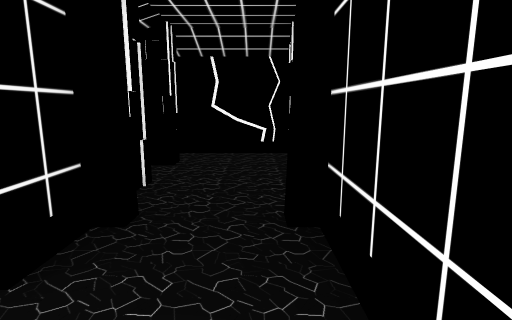
View 1 (above)

20 first-person views from a walk through a scene from a Unity 3-D project. The camera is 1.2 m above the floor, tilts 10° down and sees 80° across. The floor is counted in squares, 1 m on a side. Each view is taken from the middle of a square. On the plan, view 1 faces up. The plan holds only what a view shows up to about 13 squares ahead; the rest is blank. The place goes on beyond the plan. The player is left out.

View 2
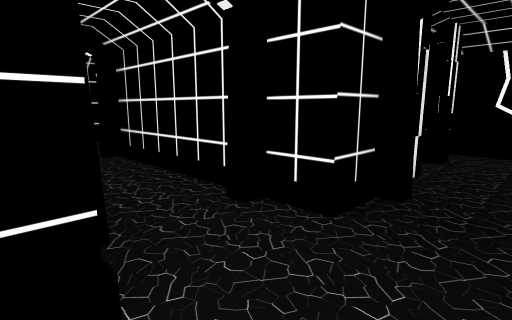

View 3
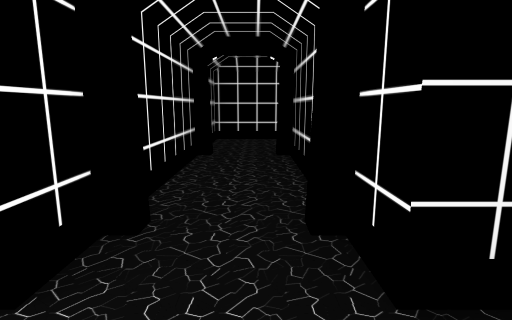

View 4
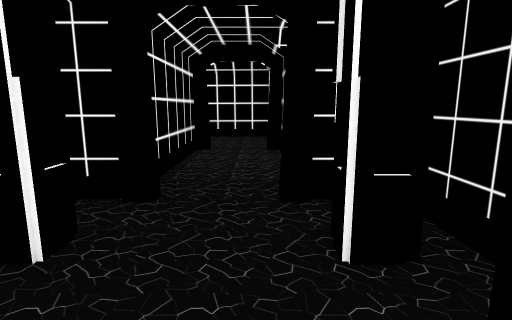

View 5
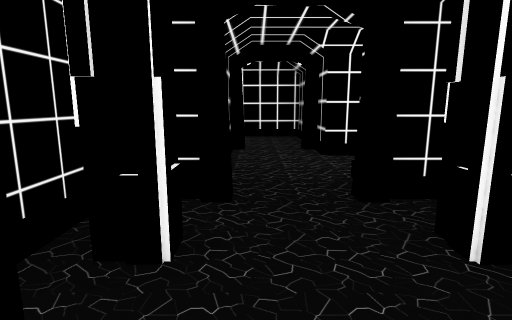

View 6
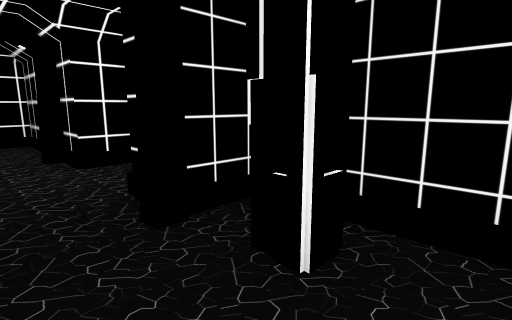

View 7
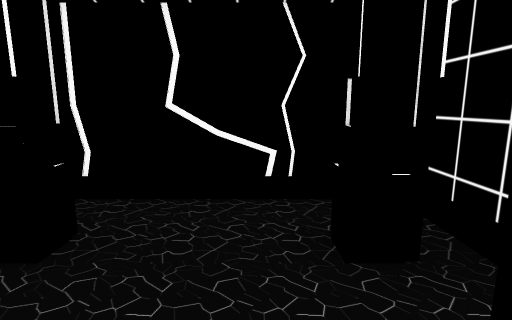

View 8
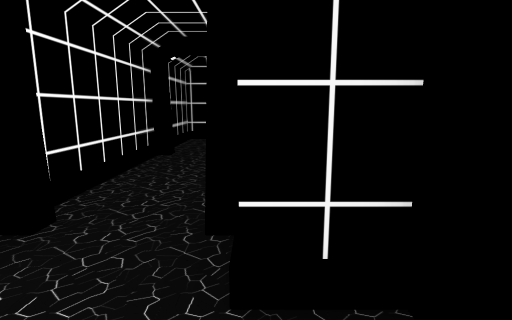

View 9
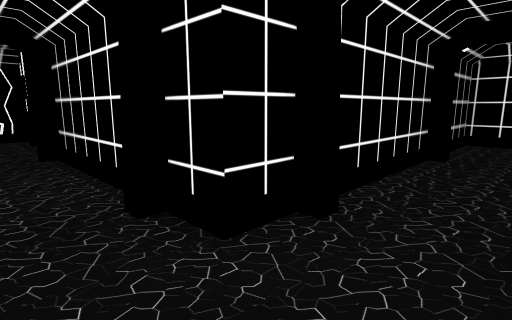

View 10
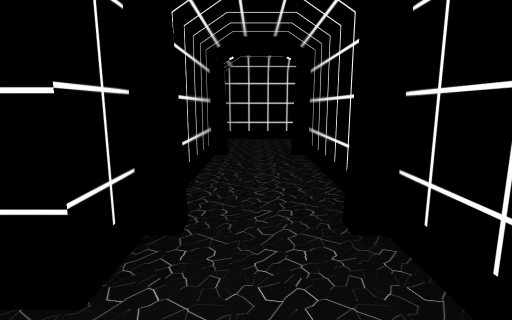

View 11
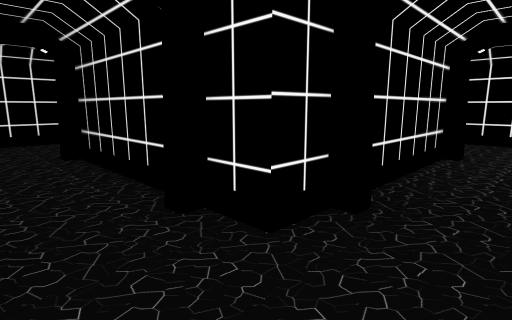

View 12
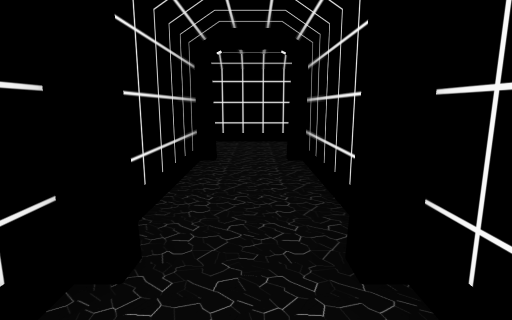

View 13
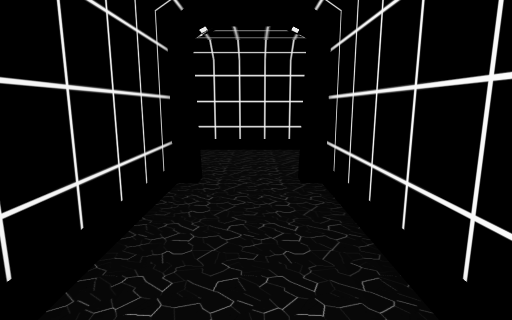

View 14
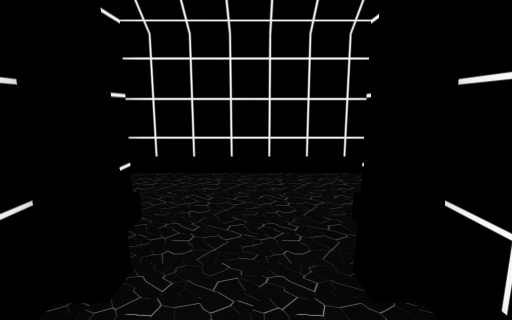

View 15
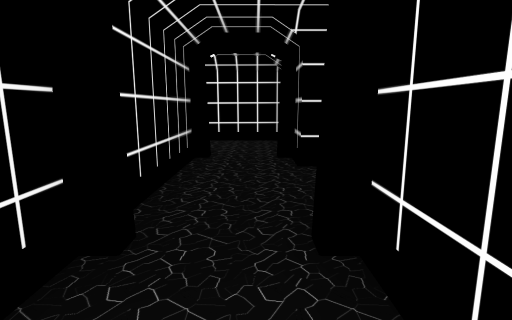

View 16
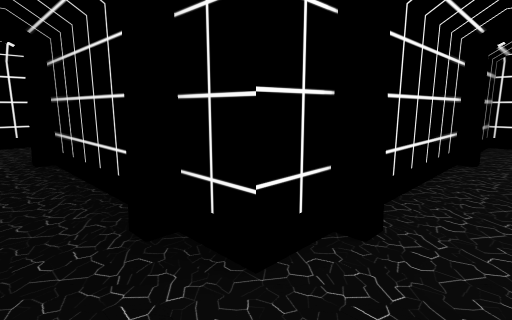

View 17
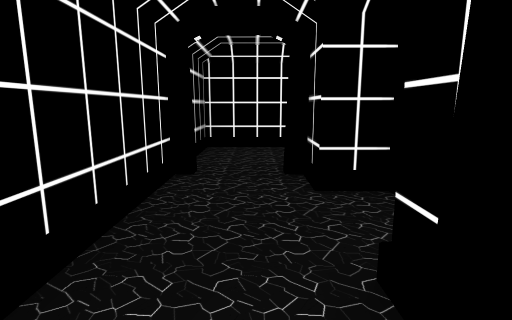

View 18
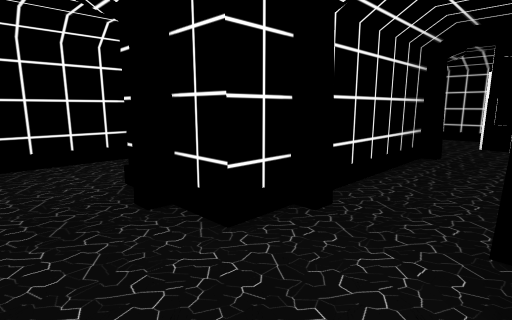

View 19
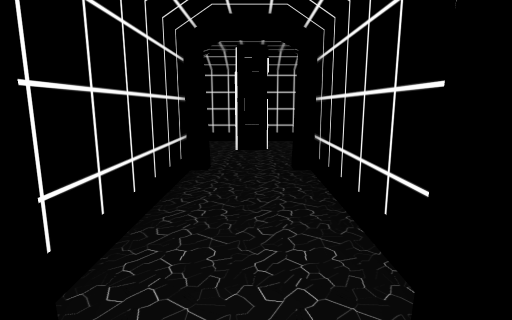

View 20
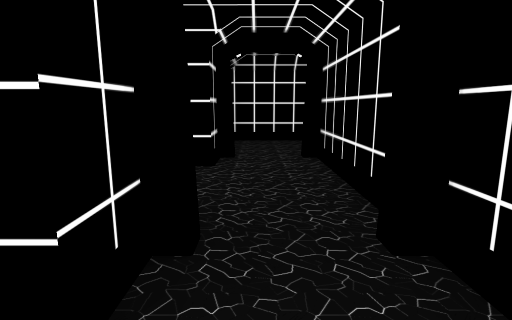

### Floor plan
Ten units are one square. View 1 is at (0, 0); x grows to the right and y downward. Boxes are objects, and circles mark ways between rooms. Rooms are numbered by the first view taken in them; rooms with no view inside come last. Other rooms are left out.
<svg viewBox="-166 -216 241 274">
<path fill="none" stroke="#000" d="M-28 5 -17 5 -17 16M-30 -19 -75 -19M-75 5 -35 5M-17 -31 -17 -19 -27 -19M-17 36 -17 53 17 53M-79 -19 -89 -19 -89 -30M18 29 7 29 7 -31M-113 -30 -113 5 -90 5M-29 -59 -29 -36M6 -79 -13 -79M7 -31 15 -31M-29 -31 -17 -31M19 -36 19 -74M1 -80 -5 -78M-113 -78 -113 -40M-89 -39 -89 -78M-79 -115 -134 -115M-65 -126 -65 -115 -76 -115M-68 -91 -41 -91 -41 -117M-89 -86 -89 -91 -79 -91M-41 -129 -41 -139 -36 -139M-141 -91 -126 -91M-30 -163 -41 -163 -41 -174M-41 -176 -41 -187M-161 -118 -161 -109M-31 -211 -65 -211 -65 -129M31 53 65 53M65 29 26 29M-22 -139 18 -139M18 -163 -24 -163"/>
<rect x="-25" y="-55" width="10" height="20" fill="#bbb"><title>pillar</title></rect>
<rect x="-25" y="-75" width="10" height="20" fill="#bbb"><title>pillar</title></rect>
<rect x="5" y="-55" width="10" height="20" fill="#bbb"><title>pillar</title></rect>
<rect x="5" y="-75" width="10" height="20" fill="#bbb"><title>pillar</title></rect>
<circle cx="-5" cy="-25" r="3" fill="#2a7"/>
<circle cx="-100" cy="-30" r="3" fill="#2a7"/>
<circle cx="20" cy="40" r="3" fill="#2a7"/>
<circle cx="-100" cy="-80" r="3" fill="#2a7"/>
<circle cx="-40" cy="-150" r="3" fill="#2a7"/>
<text x="-40" y="0">1</text>
<text x="-10" y="-60">2</text>
<text x="-100" y="-60">3</text>
<text x="-80" y="-110">4</text>
<text x="40" y="40">5</text>
<text x="-10" y="-150">6</text>
</svg>
Room 1 opens to room 2. Room 1 opens to room 3. Room 1 opens to room 5. Room 3 opens to room 4. Room 4 opens to room 6.

Where each view was taken, in squares from view 1:
view 1: 0 up, 0 right, facing up
view 2: 1 down, 0 right, facing up-left
view 3: 1 up, 0 right, facing left
view 4: 7 up, 1 left, facing down
view 5: 7 up, 0 right, facing down
view 6: 6 up, 0 right, facing down-left
view 7: 4 up, 0 right, facing up
view 8: 2 up, 0 right, facing left
view 9: 5 down, 1 left, facing up-right
view 10: 4 down, 1 left, facing right
view 11: 0 up, 11 left, facing up-right
view 12: 1 up, 10 left, facing up
view 13: 3 up, 10 left, facing up
view 14: 6 up, 10 left, facing up
view 15: 10 up, 15 left, facing right
view 16: 10 up, 5 left, facing up-left
view 17: 12 up, 5 left, facing up
view 18: 14 up, 6 left, facing up-right
view 19: 15 up, 4 left, facing right
view 20: 20 up, 5 left, facing down
